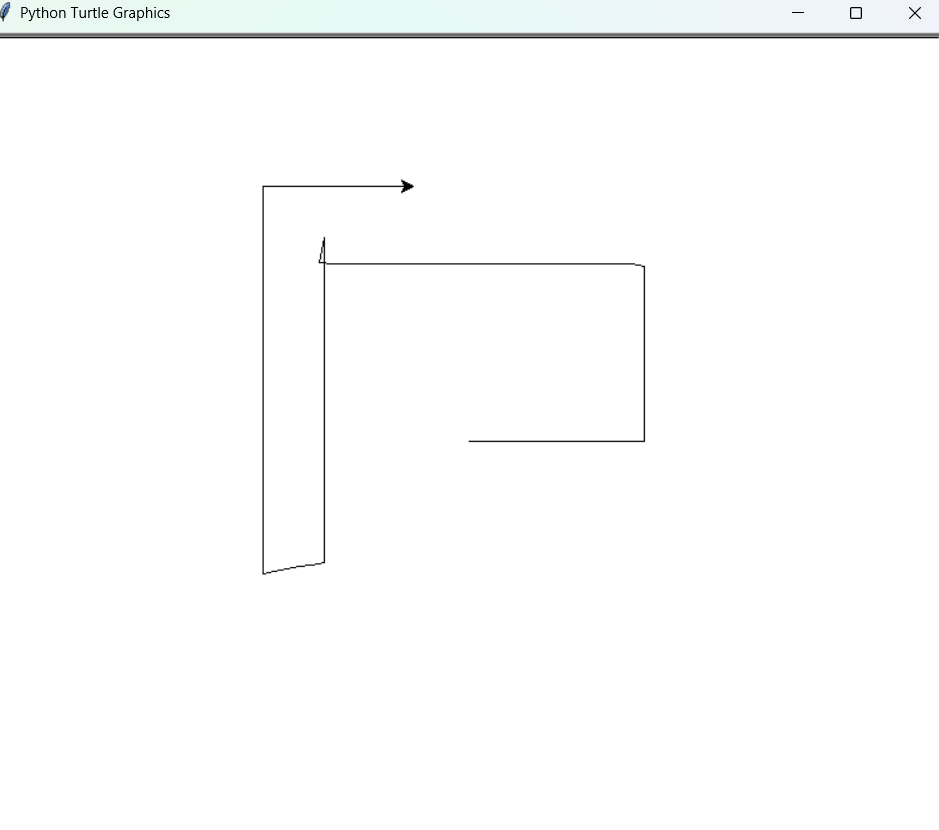

Generate this figure with Python:
# here we learn about high order function and event listener .


from turtle import Turtle,Screen
tim=Turtle()
screen=Screen()

def move_forwards():
    tim.forward(10)

def move_backwards():
    tim.backward(10)

def turn_left():
    new_heading=tim.heading()+10 #tim.left(45)
    tim.setheading(new_heading)

def turn_right():
    new_heading=tim.heading() - 10
    tim.setheading(new_heading)

def clear():
    tim.clear()
    tim.penup()
    tim.home()
    tim.pendown()

screen.listen()
screen.onkey(move_forwards,"w")
screen.onkey(move_backwards,"s")
screen.onkey(turn_left,"a")
screen.onkey(turn_right,"d")
screen.onkey(clear,"c")
screen.exitonclick()
